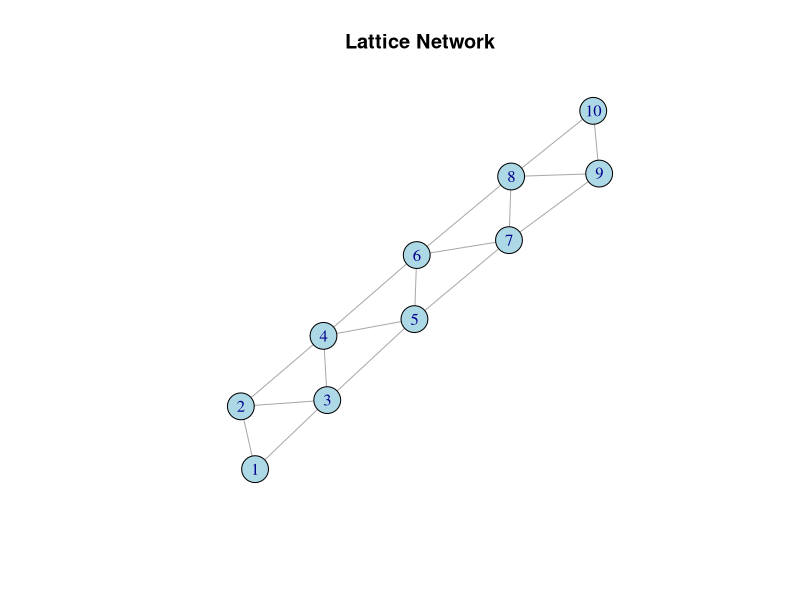

Write R code to recreate this figure.
#install.packages("igraph")
library(igraph)

#https://kateto.net/netscix2016.html

g <-
  graph(
    edges = c(1,2,2,3,3,4,4,5,5,6,6,7,7,8,8,9,9,10,10,1),
    n = 10,
    directed = F
  )

g1 <- make_lattice(length = 10, dim = 1,nei=2)
plot(
  main = "Lattice Network",
  edge.arrow.size = .2,
  edge.curved = 0,
  
  vertex.color = "lightblue",
  g1
)

dev.copy(svg, filename = '/home/renault/Documents/code/results/Rscript/plots/latticenetwork.svg')

dev.off ()